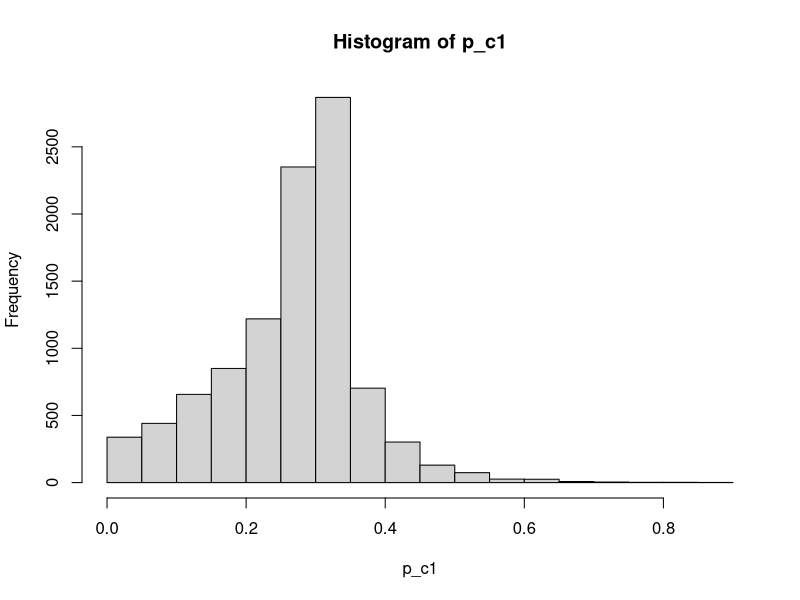

Write the R code that produced this figure.
# -------------
# Estimating the probability of a common cause
# -------------

n <- 10000

p_common <- .27
p_indep <- 1 - p_common

C <- rbinom(n, size=1, prob = p_common)


sigma_p <- 1
sigma_v <- 1.5
sigma_a <- 0.5

x_v <- c()
x_a <- c()

for (i in 1:n) {
  # common cause
  if (i == 1) {
    s <- rnorm(1, 0, sigma_p)
    s_v <- s_a <- s
  } else {
    s_v <- rnorm(1, 0, sigma_p)
    s_a <- rnorm(1, 0, sigma_p)
  }
  x_v[i] <- rnorm(1, s_v, sigma_v)
  x_a[i] <- rnorm(1, s_a, sigma_a)
}



ll <- function(c, xv, xa, sv, sa, sp) {
    s2v <- sv^2
    s2a <- sa^2
    s2p <- sp^2
  
  if (c == 1) {
    var_sums <- (s2v * s2a) + (s2v * s2p) + (s2a * s2p)
    left <- 1 / (2 * pi * sqrt(var_sums))
    
    right <- -0.5 * ((((xv - xa)^2 * s2p) + ((xv - 0)^2 * s2a) + ((xa - 0)^2 * s2v)) / var_sums)
  }
  else {
   v_plus_p <- sv^2 + sp^2
   a_plus_p <- sa^2 + sp^2
   left <- 1 / (2 * pi * sqrt(v_plus_p + a_plus_p))
   right <- -0.5 * (((xv - 0)^2 / v_plus_p) + ((xa - 0)^2 / a_plus_p))
  }
    
  return(left * exp(right))
}


ll(c = 2, xv = x_v[i], xa = x_a[i], sv = sigma_v, sa = sigma_a, sp = sigma_p)

p_c1 <- c()


for (i in 1:n) {
  
  ll_common <- ll(c = 1, xv = x_v[i], xa = x_a[i], sv = sigma_v, sa = sigma_a, sp = sigma_p)
  
  ll_indep <- ll(c = 2, xv = x_v[i], xa = x_a[i], sv = sigma_v, sa = sigma_a, sp = sigma_p)
  
  p_c1[i] <- (ll_common * p_common) / ((ll_common * p_common) + (ll_indep * p_indep))
}


hist(p_c1)
mean(p_c1)